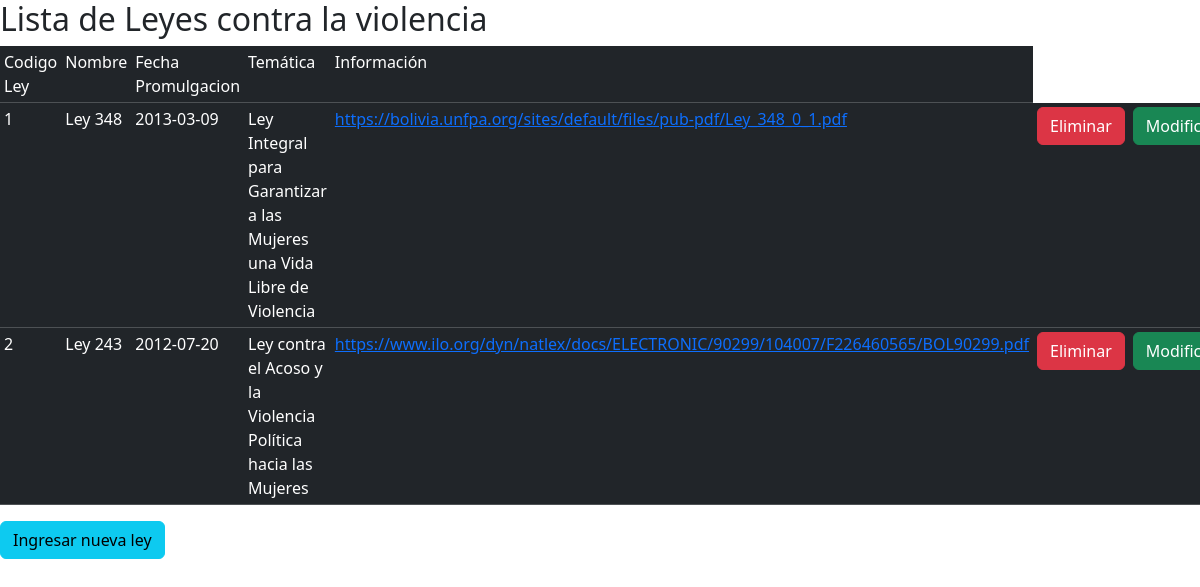
The app's page /controlador/leyLista.php, older data.
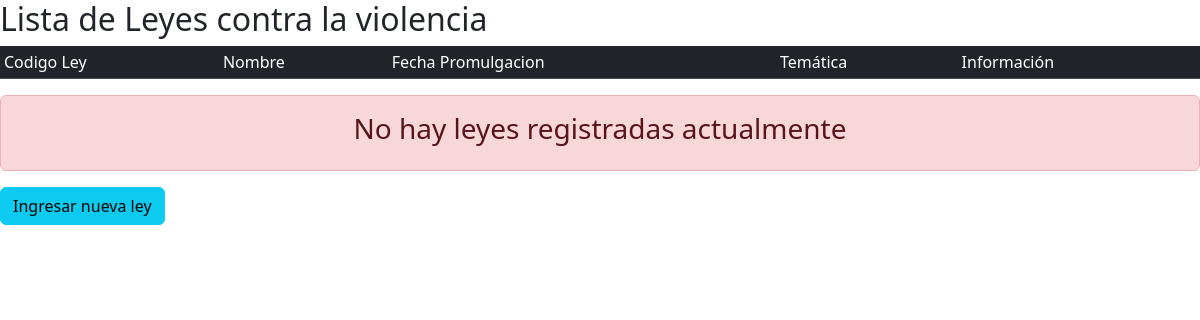
The same page, newer data.
### tables this page shows
CREATE TABLE `ley_normativa` (
  `codLey` int(11) NOT NULL,
  `nombre` varchar(100) DEFAULT NULL,
  `fecha_promulgacion` date DEFAULT NULL,
  `tematica` varchar(300) DEFAULT NULL,
  `informacion` varchar(300) DEFAULT NULL,
  `ci` int(11) DEFAULT NULL
);

### controlador/leyLista.php (called while the page is built)
<?php
    include("../modelo/Ley_NormativaClase.php");
    $car=new Ley_Normativa("","","","","");
    $res=$car->lista();
    include("../vista/LeyLista.php");
?>

### modelo/Ley_NormativaClase.php (called while the page is built, shortened)
<?php
class Ley_Normativa{
    private $codLey;
    public function lista(){
        $db=new Conexion();
        $sql=$db->query("SELECT * FROM ley_normativa");
        return ($sql);
    }public function lista_especifica(){
        include("conexion.php");
        $db=new Conexion();
        $sql=$db->query("SELECT * FROM ley_normativa where codLey=$this->codLey");
        return ($sql);
    }
    public function setcodLey($codLey){
        $this->codLey=$codLey;
    }
}
?>

### vista/LeyLista.php (the view, shortened to what this page needs)
<!DOCTYPE html>
<html>
<head>
    <link href="https://cdn.jsdelivr.net/npm/bootstrap@5.3.1/dist/css/bootstrap.min.css" rel="stylesheet">
</head>
<body>
    <h2>Lista de Leyes contra la violencia</h2>
    <table  class="table table-dark table-sm">
        <tr>
            <td>Codigo Ley</td>
            <td>Nombre</td>
            <td>Fecha Promulgacion</td>
            <td>Temática</td>
            <td>Información</td>
        </tr>
        <?php
            $cont=0;
            while($reg=mysqli_fetch_array($res)){
                $cont=$cont+1;
                echo "<tr>";
                echo "<td>".$reg['codLey']."</td>";
                echo "<td>".$reg['nombre']."</td>";
                echo "<td>".$reg['fecha_promulgacion']."</td>";
                echo "<td>".$reg['tematica']."</td>";
                echo '<td><a href="' . $reg['informacion'] . '">' . $reg['informacion'] . '</a></td>';
                echo "<td><a href='../controlador/leyElimina.php?cod=".$reg['codLey']."' btn='btn-danger' class='btn btn-danger'>Eliminar</a></td>";
                echo "<td><a href='../controlador/leyModifica.php?cod=".$reg['codLey']."'  class='btn btn-success'>Modificar</a></td>";
                echo "</tr>";
            }
        ?>
    </table>
    <?php
        if($cont==0){
            echo "<div style='text-align: center;' class='alert alert-danger' role='alert'>";
            echo "<h3>No hay leyes registradas actualmente</h3></div>";
        }
    ?>
    <button type="button" class="btn btn-info" onclick="window.location.href='../controlador/leyRegistro.php'">Ingresar nueva ley</button>
</body>
</html>

Row changes from the older to the newer data that the page shows:
removed ley_normativa: codLey "1", nombre "Ley 348", fecha_promulgacion "2013-03-09", tematica "Ley Integral para Garantizar a las Mujeres una Vida Libre de Violencia", informacion "https://bolivia.unfpa.org/sites/default/files/pub-pdf/Ley_348_0_1.pdf"
removed ley_normativa: codLey "2", nombre "Ley 243", fecha_promulgacion "2012-07-20", tematica "Ley contra el Acoso y la Violencia Política hacia las Mujeres", informacion "https://www.ilo.org/dyn/natlex/docs/ELECTRONIC/90299/104007/F226460565/BOL90299.pdf"
Text that changed along with them:
text now shown: "No hay leyes registradas actualmente"
